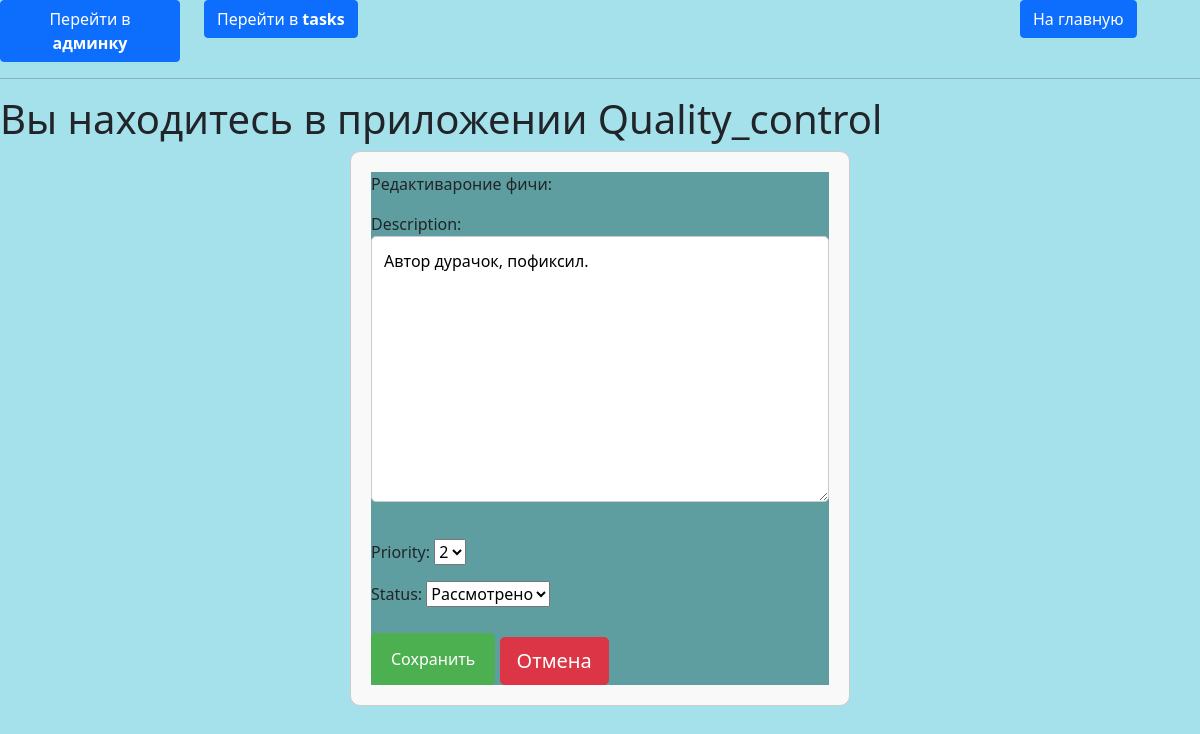
/control/feature/edit/1/, run on the app's committed database.
### quality_control/models.py (models this page shows, shortened)
class BaseReport(models.Model):
    title = models.CharField(max_length=100)
    description = models.TextField(null=True, blank=True)
    profile = models.ForeignKey(Profile, on_delete=models.CASCADE)
    task = models.ForeignKey(Task, on_delete=models.CASCADE)
    priority = models.PositiveIntegerField(choices=[(i, i) for i in range(6)], default=0)
    created_at = models.DateTimeField(auto_now_add=True)
    updated_at = models.DateTimeField(auto_now=True)
    class Meta:
        abstract = True

class FeatureReport(BaseReport):
    STATUS_CHOICES = [('Reviewed', 'Рассмотрено'), ('Accepted', 'Принято'), ('Rejected', 'Отклонено')]
    status = models.CharField(max_length=20, choices=STATUS_CHOICES, default='Reviewed')
    class Meta:
        verbose_name = 'Фича-репорт'
        verbose_name_plural = 'Фича-репорты'

### quality_control/views.py (the view)
# urls.py: path('feature/edit/<slug:feature_pk>/', control.feature_update, name='feature-edit'),
def feature_update(request, feature_pk):
    feature = get_object_or_404(FeatureReport, pk=feature_pk)
    form = FeatureReportFormForEdit(request.POST or None, instance=feature)
    if form.is_valid():
        form.save()
        return redirect('features-read')
    return render(request, 'quality_control/feature-edit.html', {'form': form})

### quality_control/forms.py
class FeatureReportFormForEdit(forms.ModelForm):
    class Meta:
        model = FeatureReport
        fields = ['description', 'priority', 'status']

### quality_control/templates/quality_control/feature-edit.html (shortened to what this page needs)
{% extends "quality_control/base.html" %}
{% load static %}
{% block content %}
<link rel="stylesheet" href="{% static 'tasks/css/forms.css' %}" type="text/css" media="all">
<div class="container">
    <form action="" method="post">
      <p>Редактивароние фичи: {{feature.title}}</p>
      {{ form.as_p }}
      <button type="submit">Сохранить</button>
      <button class="btn btn-danger btn-lg text-right" href="{% url 'features-read' %}">Отмена</button>
    </form>
</div>
{% endblock %}

### tasks/static/tasks/css/forms.css (style rules this page uses)
body { background-color: rgba(164, 225, 234, 0.994); }
.container { max-width: 500px; margin: 0 auto; padding: 20px; border: 1px solid #ccc; border-radius: 10px; background-color: #f9f9f9; }
form { background-color: cadetblue; }
form input[type="text"], form textarea { width: 100%; padding: 12px; margin-bottom: 15px; border: 1px solid #ccc; border-radius: 5px; box-sizing: border-box; font-size: 16px; }
form button[type="submit"] { background-color: #4CAF50; color: white; padding: 14px 20px; margin-top: 10px; border: none; border-radius: 5px; cursor: pointer; font-size: 16px; transition: background-color 0.3s ease; }

### data on the page
FeatureReport: description "Автор дурачок, пофиксил.", priority "2", status "Рассмотрено"
